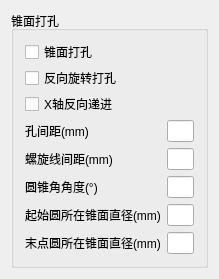
<?xml version="1.0" encoding="UTF-8"?>
<ui version="4.0">
 <class>QG_dlgCuttingProcessSettingClass</class>
 <widget class="QDialog" name="QG_dlgCuttingProcessSettingClass">
  <property name="geometry">
   <rect>
    <x>0</x>
    <y>0</y>
    <width>219</width>
    <height>252</height>
   </rect>
  </property>
  <property name="windowTitle">
   <string>QG_dlgCuttingProcessSetting</string>
  </property>
  <layout class="QGridLayout" name="gridLayout">
   <item row="0" column="0">
    <widget class="QGroupBox" name="groupBox_ConeCutting">
     <property name="title">
      <string>锥面打孔</string>
     </property>
     <layout class="QFormLayout" name="formLayout_5">
      <property name="fieldGrowthPolicy">
       <enum>QFormLayout::AllNonFixedFieldsGrow</enum>
      </property>
      <item row="0" column="0">
       <widget class="QCheckBox" name="checkBox_ConeCutting_ConeCutting">
        <property name="minimumSize">
         <size>
          <width>0</width>
          <height>20</height>
         </size>
        </property>
        <property name="text">
         <string>锥面打孔</string>
        </property>
       </widget>
      </item>
      <item row="3" column="0">
       <widget class="QLabel" name="label_100">
        <property name="text">
         <string>孔间距(mm)</string>
        </property>
       </widget>
      </item>
      <item row="3" column="1">
       <widget class="QLineEdit" name="lineEdit_ConeCutting_CircleSpacing"/>
      </item>
      <item row="4" column="0">
       <widget class="QLabel" name="label_101">
        <property name="text">
         <string>螺旋线间距(mm)</string>
        </property>
       </widget>
      </item>
      <item row="4" column="1">
       <widget class="QLineEdit" name="lineEdit_ConeCutting_LineSpacing"/>
      </item>
      <item row="5" column="0">
       <widget class="QLabel" name="label_99">
        <property name="text">
         <string>圆锥角角度(°)</string>
        </property>
       </widget>
      </item>
      <item row="5" column="1">
       <widget class="QLineEdit" name="lineEdit_ConeCutting_ConeAngle"/>
      </item>
      <item row="6" column="0">
       <widget class="QLabel" name="label_102">
        <property name="text">
         <string>起始圆所在锥面直径(mm)</string>
        </property>
       </widget>
      </item>
      <item row="6" column="1">
       <widget class="QLineEdit" name="lineEdit_ConeCutting_ConeDiamStart"/>
      </item>
      <item row="7" column="0">
       <widget class="QLabel" name="label_103">
        <property name="text">
         <string>末点圆所在锥面直径(mm)</string>
        </property>
       </widget>
      </item>
      <item row="7" column="1">
       <widget class="QLineEdit" name="lineEdit_ConeCutting_ConeDiamEnd"/>
      </item>
      <item row="1" column="0">
       <widget class="QCheckBox" name="checkBox_ConeCutting_AntiClockWise">
        <property name="minimumSize">
         <size>
          <width>0</width>
          <height>20</height>
         </size>
        </property>
        <property name="text">
         <string>反向旋转打孔</string>
        </property>
       </widget>
      </item>
      <item row="2" column="0">
       <widget class="QCheckBox" name="checkBox_ConeCutting_OppositeDirectionX">
        <property name="minimumSize">
         <size>
          <width>0</width>
          <height>20</height>
         </size>
        </property>
        <property name="text">
         <string>X轴反向递进</string>
        </property>
       </widget>
      </item>
     </layout>
    </widget>
   </item>
  </layout>
 </widget>
 <layoutdefault spacing="6" margin="11"/>
 <resources/>
 <connections/>
</ui>
